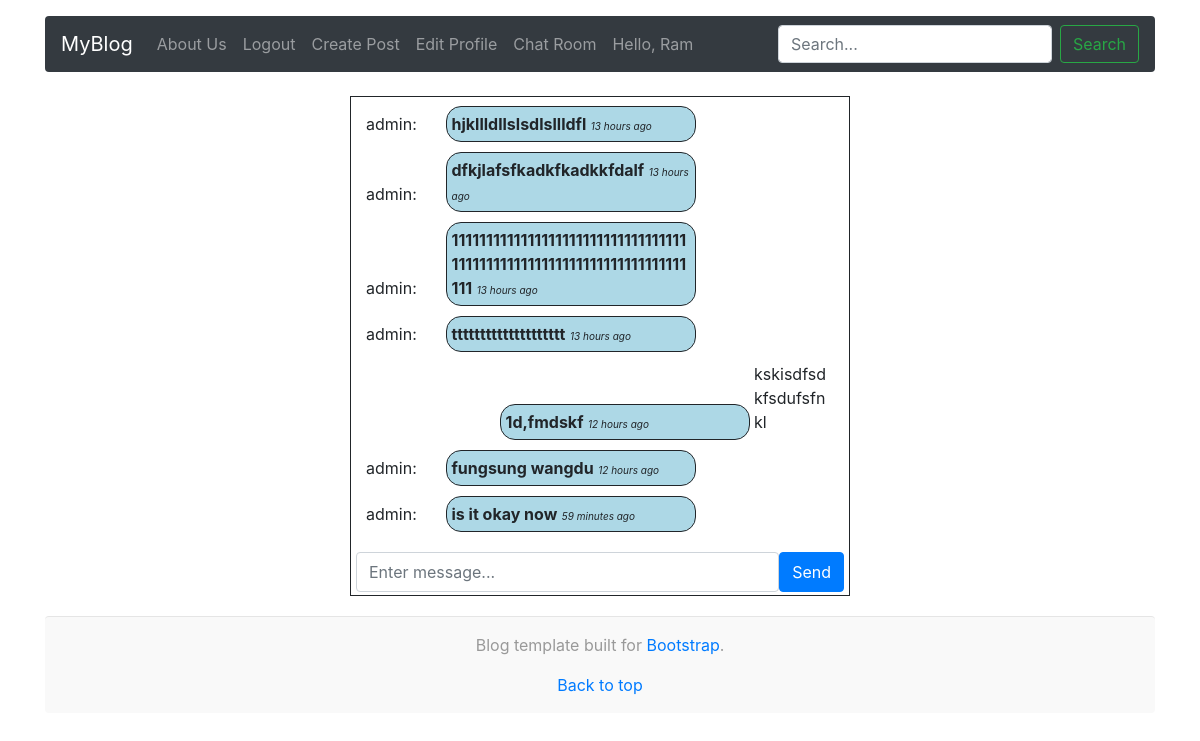
Page /chat (signed in) on the committed database.
### post/models.py (models this page shows, shortened)
class Author(models.Model):
    user = models.OneToOneField(User,on_delete=models.CASCADE,primary_key=True)
    name = models.CharField(max_length=50,null=True)
    phone = models.CharField(max_length=20)
    address = models.CharField(max_length=50,blank=True)
    profile_pic = models.ImageField(upload_to="authors/",default='authors/ava.JPG')

class Chat(models.Model):
    sender = models.ForeignKey(User,on_delete=models.CASCADE)
    message = models.CharField(max_length=500)
    created_at = models.DateTimeField(auto_now_add=True)

### post/views.py (the view)
# urls.py: path('chat',chat,name="chat"),
@login_required(login_url='login')
def chat(request):
    if request.method == "POST":
        chat = request.POST.get('message')
        new_chat = Chat(sender=request.user,message=chat)
        new_chat.save()
    chats = Chat.objects.all()
    context = {
        'chats':chats
    }
    return render(request,'post/chat.html',context)

### post/templates/post/chat.html (shortened to what this page needs)
{% extends 'post/base.html' %}
{% load humanize %}
{% block body %}
<div class="container mt-4 d-flex justify-content-center">
    <div style="border: 1px solid; height: 500px; width: 500px;">
        <div id="chat-box" style="height:450px; padding: 10px; overflow: auto; overflow-x: hidden;">
            {% for chat in chats %}
            {% if chat.sender == request.user %}
            <div style="padding: 5px; float: right;">
                <div style="display: inline-block; background-color: lightblue; border: 1px solid; width:250px; height: fit-content;
                 word-wrap:break-word;  padding: 5px; border-radius: 15px;">
                    <span style="font-weight: bold;">{{chat.message}}</span>
                    <span style="font-size: 10px; font-style: italic;">{{chat.created_at|naturaltime}}</span>
                </div>
                <div style="display: inline-block; width: 80px; height: fit-content; word-wrap:break-word;">
                    {{chat.sender}}
                </div>
            </div>
            {% else %}
            <div style="padding: 5px; float: left;">
                <div style="display: inline-block; width: 75px; height: fit-content; word-wrap:break-word;">
                    {{chat.sender}}:
                </div>
                <div style=" background-color: lightblue; border: 1px solid; width:250px; height: fit-content;
                 word-wrap:break-word; display: inline-block; padding: 5px; border-radius: 15px;">
                    <span style="font-weight: bold;">{{chat.message}}</span>
                    <span style="font-size: 10px; font-style: italic;">{{chat.created_at|naturaltime}}</span>
                </div>
            </div>
            {% endif %}
            {% endfor %}
        </div>
        <div>
            <form class="d-flex justify-content-around" style="height: 50px; padding: 5px;" method="POST">
                <input type="text"class="form-control" name="message" placeholder="Enter message...">
                <button class="btn btn-primary">Send</button>
            </form>
        </div>
    </div>
</div>
{% endblock body %}

### post/templates/post/base.html (shortened to what this page needs)
{% load static %}
<!DOCTYPE html>
<html lang="en">
    <head>
        <link rel="stylesheet" href="https://maxcdn.bootstrapcdn.com/bootstrap/4.0.0/css/bootstrap.min.css" />
    </head>
    <body>
        <div class="container mt-3">
            <nav class="navbar navbar-expand-lg navbar-dark bg-dark rounded justify-content-between">
                <a class="navbar-brand" href="/">MyBlog</a>
                <div class="collapse navbar-collapse" id="navbarSupportedContent">
                    <ul class="navbar-nav mr-auto">
                        <li class="nav-item ">
                            <a class="nav-link" href="#">About Us</a>
                        </li>
                        {% if user.is_authenticated %}
                        <li class="nav-item">
                            <a class="nav-link" href="{% url 'logout' %}">Logout </a>
                        </li>
                        <li class="nav-item">
                            <a class="nav-link" href="{% url 'create-post' %}">Create Post </a>
                        </li>
                        <li class="nav-item">
                            <a class="nav-link" href="{% url 'edit-profile' %}">Edit Profile</a>
                        </li>
                        <li class="nav-item">
                            <a class="nav-link" href="{% url 'chat' %}">Chat Room</a>
                        </li>
                        <li class="nav-item">
                            <a class="nav-link" href="{% url 'mypost' %}" aria-disabled="true">Hello, {{user.author.name}} </a>
                        </li>
                        {% endif %}
                    </ul>
                    <form class="form-inline my-2 my-lg-0" action="/" method="GET">
                        <input required class="form-control mr-sm-2" name="q" type="search" placeholder="Search..."
                            aria-label="Search">
                        <button class="btn btn-outline-success my-2 my-sm-0" type="submit">Search</button>
                    </form>
                </div>
            </nav>
        </div>
        {% block body %}
        {% endblock body %}
        <div class="container mt-3">
            <footer class="blog-footer rounded">
                <p>Blog template built for <a href="#">Bootstrap</a>.</p>
                <p>
                    <a href="#">Back to top</a>
                </p>
            </footer>
        </div>
    </body>
</html>

### post/templates/post/base.html (style rules this page uses)
body { overflow-x: hidden; }
.blog-footer { margin-top: 20px; padding: 1rem 0; color: #999; text-align: center; background-color: #f9f9f9; border-top: .05rem solid #e5e5e5; }
.blog-footer p:last-child { margin-bottom: 0; }

### rows in the picture
Chat: sender "admin", message "hjkllldllslsdlsllldfl", created_at "13 hours ago"
Chat: sender "admin", message "dfkjlafsfkadkfkadkkfdalf", created_at "13 hours ago"
Chat: sender "admin", message "11111111111111111111111111111111111111111111111111111111111111111111111", created_at "13 hours ago"
Chat: sender "admin", message "tttttttttttttttttttt", created_at "13 hours ago"
Chat: message "1d,fmdskf", created_at "12 hours ago", sender "kskisdfsdkfsdufsfnkl"
Chat: sender "admin", message "fungsung wangdu", created_at "12 hours ago"
Chat: sender "admin", message "is it okay now", created_at "59 minutes ago"

### other values in the picture
{{ user.author.name }} "Ram"
